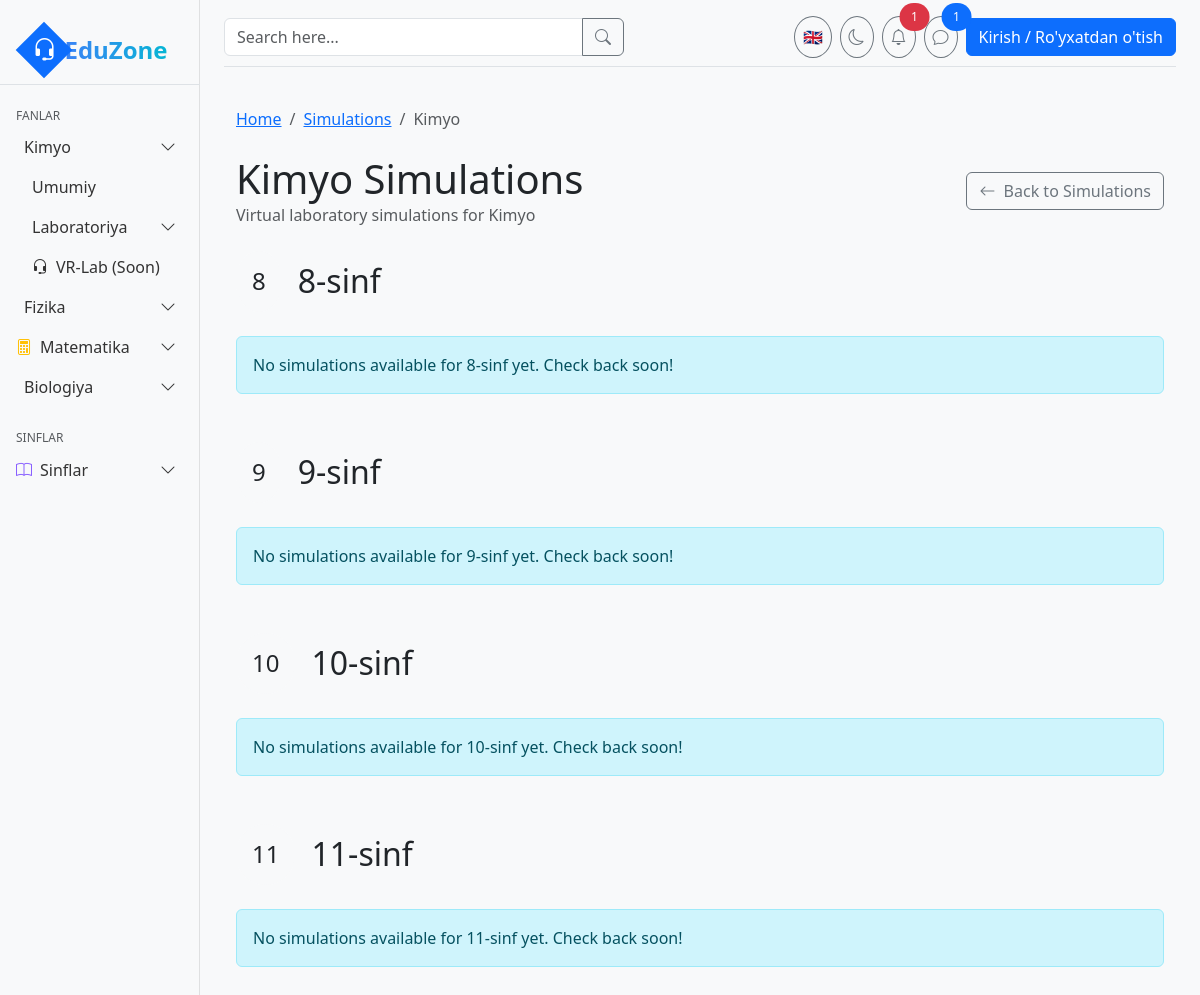
/api/simlab/subject/kimyo/, run on an earlier commit of the app's database.
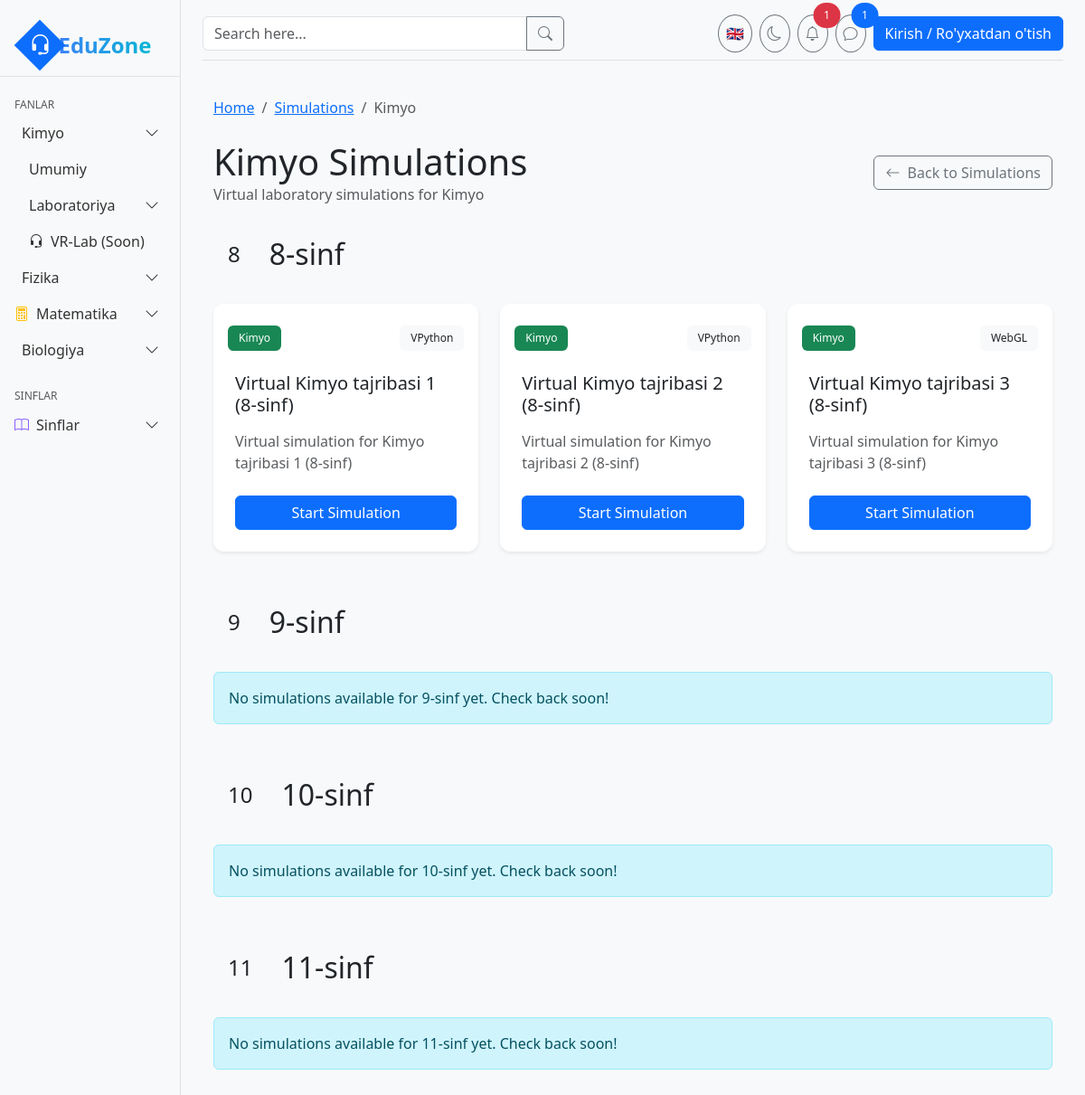
And on a later commit of the database.
### core/models.py (models this page shows, shortened)
class Grade(models.Model):
    number = models.IntegerField(unique=True)
    description = models.TextField(blank=True)

class Subject(models.Model):
    name = models.CharField(max_length=100)
    slug = models.SlugField(unique=True)
    icon = models.CharField(max_length=50, help_text="Icon name (e.g., 'beaker', 'atom')")
    color = models.CharField(max_length=50, default="text-blue-500")
    bg_color = models.CharField(max_length=50, default="bg-blue-100")
    description = models.TextField(blank=True)

### simlab/models.py (models this page shows, shortened)
class Simulation(models.Model):
    title = models.CharField(max_length=200)
    slug = models.SlugField(unique=True)
    experiment = models.ForeignKey(Experiment, on_delete=models.CASCADE, related_name='simulations')
    simulation_type = models.ForeignKey(SimulationType, on_delete=models.CASCADE, related_name='simulations')
    description = models.TextField()
    instructions = models.TextField()
    code_js = models.TextField(blank=True, help_text="JavaScript code for the simulation")
    code_python = models.TextField(blank=True, help_text="Python code for the simulation")
    config = models.JSONField(default=dict, blank=True, help_text="Configuration parameters for the simulation")
    is_active = models.BooleanField(default=True)
    created_at = models.DateTimeField(auto_now_add=True)
    updated_at = models.DateTimeField(auto_now=True)

class SimulationType(models.Model):
    name = models.CharField(max_length=100)
    slug = models.SlugField(unique=True)
    description = models.TextField(blank=True)
    icon = models.CharField(max_length=50, default="code")

### simlab/views.py (the view)
# urls.py: path('subject/<slug:subject_slug>/', views.subject_simulations, name='subject_simulations'),
def subject_simulations(request, subject_slug):
    subject = get_object_or_404(Subject, slug=subject_slug)
    grades = Grade.objects.all().order_by('number')
    simulations = Simulation.objects.filter(
        experiment__subject=subject,
        is_active=True
    ).order_by('experiment__grade__number')
    simulations_by_grade = {}
    for grade in grades:
        simulations_by_grade[grade] = simulations.filter(experiment__grade=grade)
    return render(request, 'simlab/subject_simulations.html', {
        'subject': subject,
        'grades': grades,
        'simulations_by_grade': simulations_by_grade,
    })

### templates/simlab/subject_simulations.html (shortened to what this page needs)
{% extends 'base.html' %}
{% load static %}
{% block content %}
<div class="container-fluid py-4">
    <nav aria-label="breadcrumb" class="mb-4">
        <ol class="breadcrumb">
            <li class="breadcrumb-item"><a href="{% url 'home' %}">Home</a></li>
            <li class="breadcrumb-item"><a href="{% url 'simlab:home' %}">Simulations</a></li>
            <li class="breadcrumb-item active" aria-current="page">{{ subject.name }}</li>
        </ol>
    </nav>
    <div class="d-flex justify-content-between align-items-center mb-4">
        <div>
            <h1 class="mb-0">{{ subject.name }} Simulations</h1>
            <p class="text-muted mb-0">Virtual laboratory simulations for {{ subject.name }}</p>
        </div>
        <a href="{% url 'simlab:home' %}" class="btn btn-outline-secondary">
            <i class="bi bi-arrow-left me-1"></i> Back to Simulations
        </a>
    </div>
    {% for grade, simulations in simulations_by_grade.items %}
    <div class="mb-5">
        <div class="d-flex align-items-center gap-3 mb-4">
            <div class="rounded-circle p-3 bg-light">
                <span class="h4 mb-0">{{ grade.number }}</span>
            </div>
            <h2 class="mb-0">{{ grade.number }}-sinf</h2>
        </div>
        {% if simulations %}
        <div class="row g-4">
            {% for simulation in simulations %}
            <div class="col-md-6 col-lg-4">
                <div class="card h-100 border-0 shadow-sm simulation-card">
                    <div class="card-header bg-white border-0 pt-4 pb-0">
                        <div class="d-flex justify-content-between align-items-center">
                            <span class="badge
                                {% if subject.name == 'Kimyo' %}bg-success
                                {% elif subject.name == 'Fizika' %}bg-primary
                                {% elif subject.name == 'Matematika' %}bg-warning
                                {% else %}bg-secondary{% endif %}">
                                {{ subject.name }}
                            </span>
                            <span class="badge bg-light text-dark">
                                {{ simulation.simulation_type.name }}
                            </span>
                        </div>
                    </div>
                    <div class="card-body p-4">
                        <h3 class="h5 mb-3">{{ simulation.title }}</h3>
                        <p class="text-muted mb-4">{{ simulation.description|truncatechars:100 }}</p>
                        <a href="{% url 'simlab:run_simulation' simulation.slug %}" class="btn btn-primary w-100">
                            Start Simulation
                        </a>
                    </div>
                </div>
            </div>
            {% endfor %}
        </div>
        {% else %}
        <div class="alert alert-info">
            No simulations available for {{ grade.number }}-sinf yet. Check back soon!
        </div>
        {% endif %}
    </div>
    {% empty %}
    <div class="alert alert-info">
        No simulations available for {{ subject.name }} yet. Check back soon!
    </div>
    {% endfor %}
</div>
{% endblock %}

What changed in the data, as far as the page shows it:
shown differently, row unchanged: Grade (number 1 of 4 on the later page): number "8" → (not shown)
added Simulation: {{ subject.name }} "Kimyo", simulation_type.name "VPython", title "Virtual Kimyo tajribasi 1 (8-sinf)", description "Virtual simulation for Kimyo tajribasi 1 (8-sinf)", shown under Grade (number 1 of 4 on the later page)
added Simulation: {{ subject.name }} "Kimyo", simulation_type.name "VPython", title "Virtual Kimyo tajribasi 2 (8-sinf)", description "Virtual simulation for Kimyo tajribasi 2 (8-sinf)", shown under Grade (number 1 of 4 on the later page)
added Simulation: {{ subject.name }} "Kimyo", simulation_type.name "WebGL", title "Virtual Kimyo tajribasi 3 (8-sinf)", description "Virtual simulation for Kimyo tajribasi 3 (8-sinf)", shown under Grade (number 1 of 4 on the later page)
